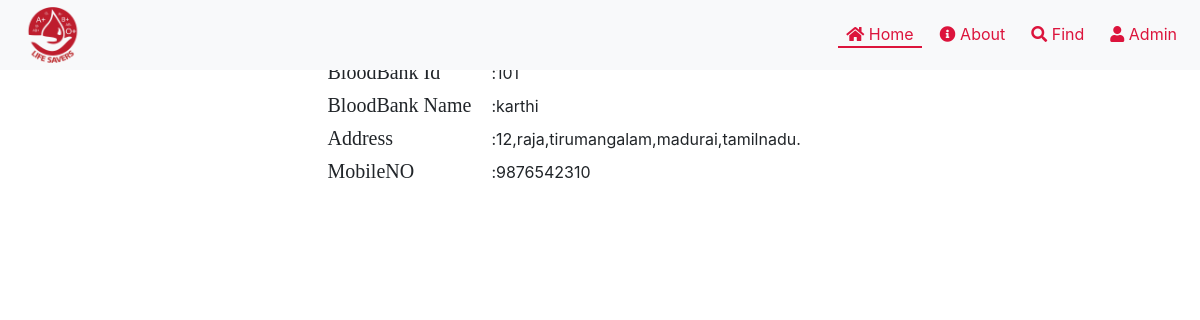
Page /displaybb.php?id=101 on the committed database.
### tables this page shows
CREATE TABLE `bloodbank` (
  `bid` int(11) NOT NULL,
  `bname` varchar(50) DEFAULT NULL,
  `doorno` int(11) DEFAULT NULL,
  `streetname` varchar(30) DEFAULT NULL,
  `city` varchar(30) DEFAULT NULL,
  `district` varchar(30) DEFAULT NULL,
  `state` varchar(30) DEFAULT NULL,
  `contact_no` bigint(20) DEFAULT NULL,
  `Opas` int(6) DEFAULT NULL,
  `Oneg` int(6) DEFAULT NULL,
  `Apas` int(6) DEFAULT NULL,
  `Aneg` int(6) DEFAULT NULL,
  `Bpas` int(6) DEFAULT NULL,
  `Bneg` int(6) DEFAULT NULL,
  `ABpas` int(6) DEFAULT NULL,
  `ABneg` int(6) DEFAULT NULL,
  `password` varchar(40) DEFAULT NULL
);

### displaybb.php (the view, shortened to what this page needs)
<?php
	$bid=$_GET["id"];
	include 'layout/header.php';
	include 'layout/navbar.php';
?>
	<div class="row">
		<div class="col-sm-3">
		</div>
		<div class="col-sm-6 well">
					<center><h1 class="bg-light" style="float:center;font-family:Times New Roman Matura MT Script Capitals">BloodBank Details</h1></center>
         <center><form method="POST" action="">
		 <?php
			$query="select * from bloodbank where bid=$bid";
			$res=mysqli_query($link,$query);
			$result=mysqli_fetch_array($res);
		 ?>
            <table style="" class="table-responsive">
				<tr>
                <td style="font-family:Times New Roman;font-size:20px; padding:5px 20px;" >BloodBank Id</td>
                <td> : </td>
						<td><?= $result['bid']; ?></td>
              </tr>
              <tr>
                <td style="font-family:Times New RomanTimes New Roman;font-size:20px; padding:5px 20px;" >BloodBank Name </td>
                <td> : </td>
						<td><?= $result['bname']; ?></td>
              </tr>
            <tr>
              <td style="font-family:Times New Roman ;font-size:20px;padding:5px 20px;">Address</td>
              <td> : </td>
              <td><?= $result['doorno']; ?>,<?= $result['streetname']; ?>,<?= $result['city']; ?>,<?= $result['district']; ?>,<?= $result['state']; ?>.</td>
            </tr>
            <tr>
              <td style="font-family:Times New Roman ;font-size:20px;padding:5px 20px;" >MobileNO</td>
              <td> : </td>
              <td><?= $result['contact_no']; ?></td>
            </tr>
        </table>
      </form>
      </center>
	</div>
		<div class="col-sm-3">
		</div>
	</div>
</body>
</html>

### css/style.css (style rules this page uses)
* { margin:0; padding:0; }

### rows in the picture
bloodbank: bid "101", bname "karthi", doorno "12", streetname "raja", city "tirumangalam", district "madurai", state "tamilnadu", contact_no "9876542310"
